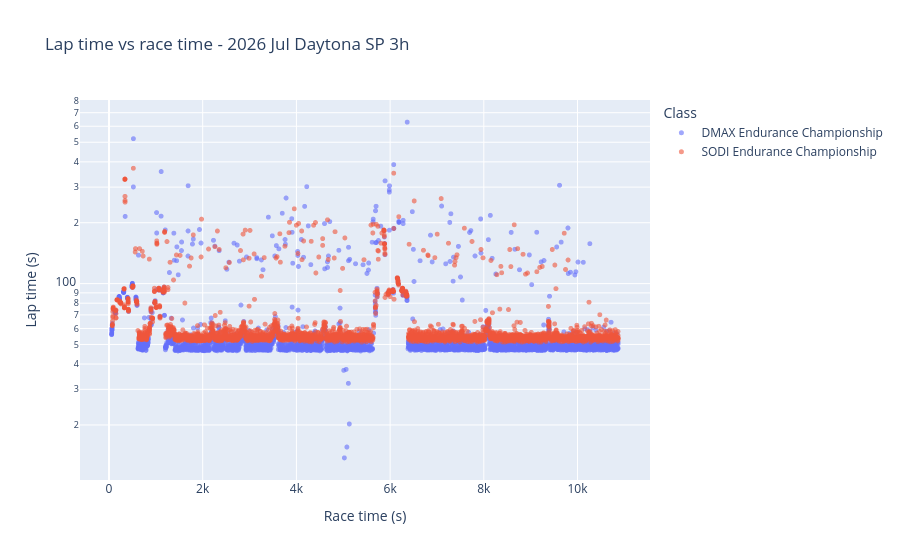

Notebook code cell kept with this figure:
### Code cell
def plot_laptime_vs_timestamp(
    timestamps: pd.DataFrame, laptimes: pd.DataFrame, results_df: pd.DataFrame
) -> go.Figure:
    ts = timestamps.stack().dt.total_seconds().rename("timestamp_s")
    lt = laptimes.stack().dt.total_seconds().rename("laptime_s")
    df = pd.concat([ts, lt], axis=1).reset_index()
    df.columns = ["lap", "competitor", "timestamp_s", "laptime_s"]

    competitor_to_class = results_df.set_index("Competitor")["Class"]
    df["class"] = df["competitor"].map(competitor_to_class)

    fig = px.scatter(
        df,
        x="timestamp_s",
        y="laptime_s",
        color="class",
        hover_data=["lap", "competitor"],
        log_y=True,
        title="Lap time vs race time - 2026 Jul Daytona SP 3h",
    )
    fig.update_traces(marker=dict(size=5, opacity=0.6))
    fig.update_layout(
        xaxis_title="Race time (s)",
        yaxis_title="Lap time (s)",
        legend_title="Class",
    )
    return fig


plot_laptime_vs_timestamp(timestamps, laptimes, results_df)

### Figure 1 — Plotly figure (JSON) as saved in the notebook; plotly's stock layout.template omitted (floating-point values rounded to 4 significant figures; data arrays with more than 128 entries replaced by an {"elided": "..."} marker saying what was removed)
{"data": [{"customdata": {"elided": "3564x2 mixed values"}, "hovertemplate": "class=DMAX Endurance Championship<br>timestamp_s=%{x}<br>laptime_s=%{y}<br>lap=%{customdata[0]}<br>competitor=%{customdata[1]}<extra></extra>", "legendgroup": "DMAX Endurance Championship", "marker": {"color": "#636efa", "opacity": 0.6, "size": 5, "symbol": "circle"}, "mode": "markers", "name": "DMAX Endurance Championship", "showlegend": true, "type": "scattergl", "x": {"elided": "3564 float values"}, "xaxis": "x", "y": {"elided": "3564 float values"}, "yaxis": "y"}, {"customdata": {"elided": "3687x2 mixed values"}, "hovertemplate": "class=SODI Endurance Championship<br>timestamp_s=%{x}<br>laptime_s=%{y}<br>lap=%{customdata[0]}<br>competitor=%{customdata[1]}<extra></extra>", "legendgroup": "SODI Endurance Championship", "marker": {"color": "#EF553B", "opacity": 0.6, "size": 5, "symbol": "circle"}, "mode": "markers", "name": "SODI Endurance Championship", "showlegend": true, "type": "scattergl", "x": {"elided": "3687 float values"}, "xaxis": "x", "y": {"elided": "3687 float values"}, "yaxis": "y"}], "layout": {"legend": {"title": {"text": "Class"}, "tracegroupgap": 0}, "title": {"text": "Lap time vs race time - 2026 Jul Daytona SP 3h"}, "xaxis": {"anchor": "y", "domain": [0, 1], "title": {"text": "Race time (s)"}}, "yaxis": {"anchor": "x", "domain": [0, 1], "title": {"text": "Lap time (s)"}, "type": "log"}}}
